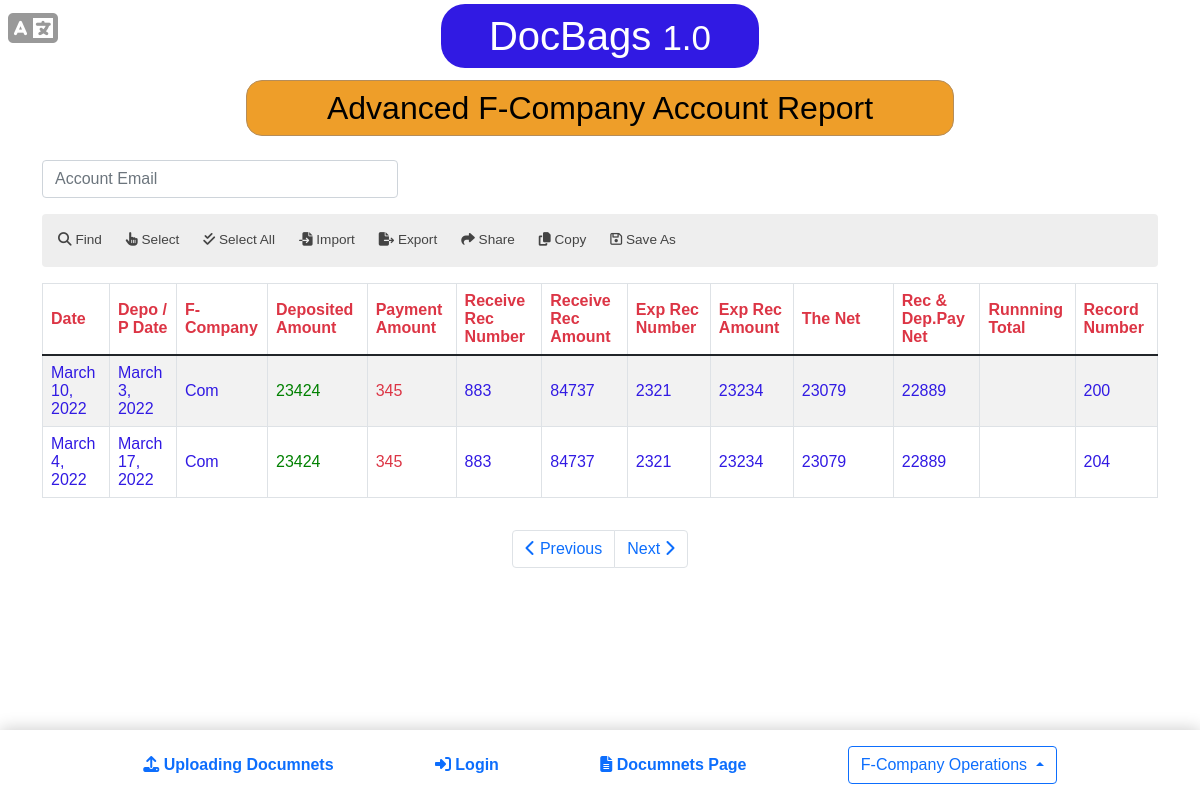
The app's page /advanced-f-company-report with its own data.
### documents/models.py (models this page shows, shortened)
class advanceFcompany(models.Model):
    date = models.DateField(default=datetime.today)
    idComapny = models.BigIntegerField()
    name =models.CharField(max_length=200)
    recevingNumber = models.BigIntegerField()
    receivingAmount = models.BigIntegerField()
    expenceNumber= models.BigIntegerField()
    expenceAmount =models.BigIntegerField()
    depositeAmount = models.BigIntegerField()
    paymentAmount = models.BigIntegerField()
    DepPayDate = models.DateField()
    FCompany =models.CharField(max_length=200)
    RecLink = models.CharField(max_length=200)
    NetAmount = models.BigIntegerField()
    receiDepPay = models.BigIntegerField()
    details = models.TextField()
    notes = models.TextField()

### documents/views.py (the view)
# urls.py: path("advanced-f-company-report",views.advanced_f_company_report, name='advanced_f_company_report'),
def advanced_f_company_report(request):
    advance = advanceFcompany.objects.all()
    context = {"advance":advance}
    return render(request, "user/advanced-f-company-report.html",context)

### templates/user/advanced-f-company-report.html (shortened to what this page needs)
<html lang="en">
  <head>
    <meta name="viewport" content="width=device-width, initial-scale=1.0"/><link href="https://cdn.jsdelivr.net/npm/bootstrap@5.1.3/dist/css/bootstrap.min.css" rel="stylesheet">
    <link rel="stylesheet" href="../../static/css/style.css"/>
  </head>
  <body> <i class="fa fa-language translation-icon"></i>
    <div class="text-center my-1 header">
      <h1 class="bg-primary p-2 px-5 text-white d-inline-block">DocBags <small>1.0</small></h1>
    </div>
    <div class="container">
      <div class="page-header mt-1">
        <h2>advanced F-Company account report </h2>
      </div>
      <div class="report-container mt-3">
        <div class="row">
          <div class="col-md-4 mb-3">
            <input class="form-control" type="email" placeholder="account email"/>
          </div>
        </div>
        <div class="report-operations-icon mb-3">
          <ul>
            <li><i class="fa fa-search"></i> <span>find</span></li>
            <li><i class="fa fa-hand-pointer"></i> <span>select</span></li>
            <li><i class="fa fa-check-double"></i> <span>select all</span></li>
            <li><i class="fa fa-file-import"></i> <span>import</span></li>
            <li><i class="fa fa-file-export"></i> <span>export</span></li>
            <li><i class="fa fa-share"></i> <span>share</span></li>
            <li><i class="fa fa-copy"></i> <span>copy</span></li>
            <li><i class="fa fa-save"></i> <span>save as</span></li>
          </ul>
        </div>
        <div class="table-responsive">
          <table class="table table-bordered table-hover table-striped">
            <thead>
              <tr>
                <th scope="col">date</th>
                <th scope="col">depo / p date</th>
                <th scope="col">F-Company</th>
                <th scope="col">deposited amount</th>
                <th scope="col">payment amount</th>
                <th scope="col">receive rec number</th>
                <th scope="col">receive rec amount</th>
                <th scope="col">exp rec number</th>
                <th scope="col">exp rec amount</th>
                <th class="the-net" scope="col">the net</th>
                <th scope="col">rec & dep.pay net</th>
                <th scope="col">runnning total</th>
                <th scope="col">record number</th>
              </tr>
            </thead>
            <tbody>
              {% for advanceFcompany in advance %}
              <tr>
                <td>{{advanceFcompany.date}}</td>
                <td>{{advanceFcompany.DepPayDate}}</td>
                <td>{{advanceFcompany.FCompany }}</td>
                <td class="deposit">{{advanceFcompany.depositeAmount}}</td>
                <td class="payment">{{advanceFcompany.paymentAmount}} </td>
                <td>{{advanceFcompany.recevingNumber}}</td>
                <td>{{advanceFcompany.receivingAmount}}</td>
                <td>{{advanceFcompany.expenceNumber}}</td>
                <td>{{advanceFcompany.expenceAmount}}</td>
                <td>{{advanceFcompany.NetAmount}}</td>
                <td>{{advanceFcompany.receiDepPay}}</td>
                <td></td>
                <td>{{advanceFcompany.idComapny }}</td>
              </tr>
              {% endfor %}
            </tbody>
          </table>
        </div>
        <div class="text-center">
          <nav class="mt-3" aria-label="Page navigation example">
            <ul class="pagination">
              <li class="page-item"><a class="page-link" href="#"><i class="fa fa-chevron-left"></i> Previous </a></li>
              <li class="page-item"><a class="page-link" href="#">Next <i class="fa fa-chevron-right"></i> </a></li>
            </ul>
          </nav>
        </div>
      </div>
    </div>
    <nav class="custom-navigation-bar">
      <div class="container">
        <ul class="links-list">
          <li><a href="/upload-document"><i class="fa fa-upload"></i> <span>uploading documnets</span></a></li>
          <li><a href="/login-user"><i class="fa fa-sign-in-alt"></i> <span>login</span></a></li>
          <li><a href="/documents-page"><i class="fa fa-file-alt"></i> <span>documnets page</span></a></li>
          <li>
            <div class="dropdown">
              <button class="btn btn-outline-primary dropdown-toggle" id="dropdownMenuButton1" type="button" data-bs-toggle="dropdown" aria-expanded="false"> <span>F-Company operations</span> </button>
            </div>
          </li>
        </ul>
      </div>
    </nav>
  </body>
</html>

### static/css/style.css (style rules this page uses)
body { text-transform: capitalize; font-family: sans-serif; color: #999; padding-bottom: 100px; }
*, button { text-transform: capitalize; }
nav.custom-navigation-bar { position: fixed; bottom: 0; background: #fff; width: 100%; -webkit-box-shadow: 0 -1px 1rem rgba(0, 0, 0, 0.2); box-shadow: 0 -1px 1rem rgba(0, 0, 0, 0.2); padding: 1rem 0; }
nav.custom-navigation-bar ul.links-list { list-style-type: none; display: -webkit-box; display: -ms-flexbox; display: flex; margin: 0 auto; width: 100%; padding: 0; -webkit-box-pack: space-evenly; -ms-flex-pack: space-evenly; justify-content: space-evenly; -webkit-box-align: center; -ms-flex-align: center; align-items: center; }
nav.custom-navigation-bar ul.links-list a { font-weight: bold; }
button.dropdown-toggle::after { -webkit-transform: rotate(180deg); transform: rotate(180deg); }
a { text-decoration: none; }
.bg-primary { background-color: #311ae3 !important; }
.header h1 { border-radius: 1.5rem; }
.page-header { text-align: center; }
.page-header h2 { background-color: #ee9e29; color: #000; display: inline-block; padding: 0.5rem 5rem; border-radius: 1rem; border: 1px solid #b58d5a; }
table th { color: #dc3545; vertical-align: middle; }
table th.the-net { width: 100px; }
table td { color: #311ae3 !important; vertical-align: middle; }
table td.deposit { color: green !important; }
table td.payment { color: #dc3545 !important; }
.pagination { -webkit-box-pack: center; -ms-flex-pack: center; justify-content: center; }
i.translation-icon { position: absolute; top: 0.5rem; left: 0.5rem; font-size: 2.5rem; -webkit-transition: 0.2s ease-in-out; transition: 0.2s ease-in-out; cursor: pointer; }
.report-container { position: relative; }
.report-operations-icon { background: #eee; padding: 0.25rem; border-radius: 0.25rem; }
.report-operations-icon ul { list-style-type: none; display: -webkit-box; display: -ms-flexbox; display: flex; padding: 0; margin: 0; }
.report-operations-icon ul li { color: #444; padding: 0.75rem; font-size: 0.85rem; cursor: pointer; -webkit-transition: 0.3s; transition: 0.3s; border-radius: 0.25rem; }

### records on screen
advanceFcompany: date "March 10, 2022", DepPayDate "March 3, 2022", FCompany "Com", depositeAmount "23424", paymentAmount "345", recevingNumber "883", receivingAmount "84737", expenceNumber "2321", expenceAmount "23234", NetAmount "23079", receiDepPay "22889", idComapny "200"
advanceFcompany: date "March 4, 2022", DepPayDate "March 17, 2022", FCompany "Com", depositeAmount "23424", paymentAmount "345", recevingNumber "883", receivingAmount "84737", expenceNumber "2321", expenceAmount "23234", NetAmount "23079", receiDepPay "22889", idComapny "204"
